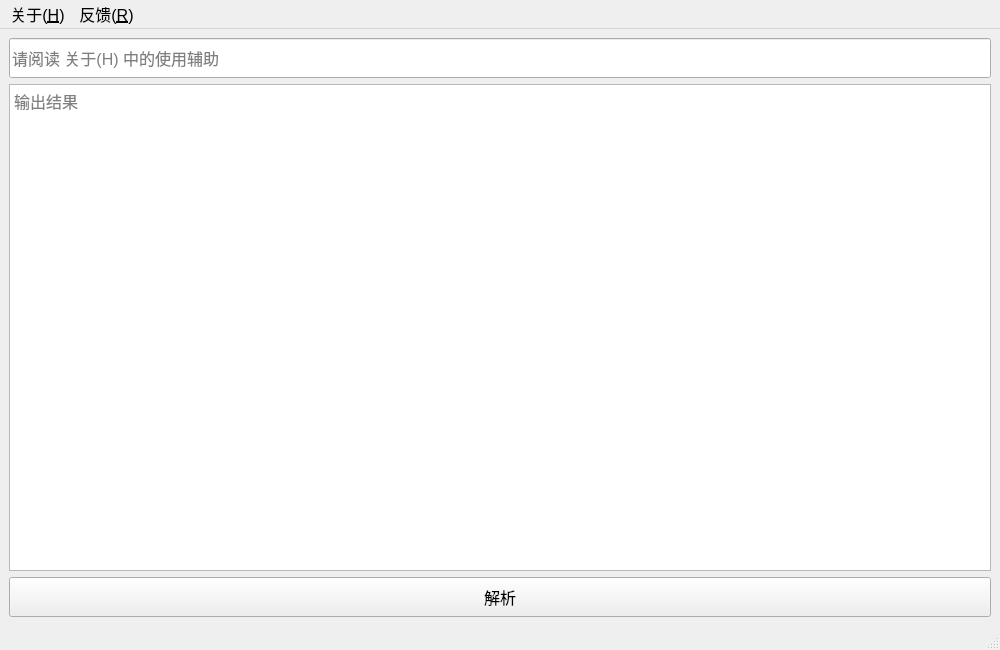
<?xml version="1.0" encoding="UTF-8"?>
<ui version="4.0">
 <class>MainWindow</class>
 <widget class="QMainWindow" name="MainWindow">
  <property name="geometry">
   <rect>
    <x>0</x>
    <y>0</y>
    <width>1000</width>
    <height>650</height>
   </rect>
  </property>
  <property name="minimumSize">
   <size>
    <width>1000</width>
    <height>650</height>
   </size>
  </property>
  <property name="font">
   <font>
    <family>Arial</family>
    <pointsize>12</pointsize>
   </font>
  </property>
  <property name="windowTitle">
   <string>化学反应解析器</string>
  </property>
  <widget class="QWidget" name="centralwidget">
   <layout class="QVBoxLayout" name="verticalLayout">
    <item>
     <widget class="QLineEdit" name="lineEdit">
      <property name="minimumSize">
       <size>
        <width>0</width>
        <height>40</height>
       </size>
      </property>
      <property name="font">
       <font>
        <family>Arial</family>
        <pointsize>12</pointsize>
       </font>
      </property>
      <property name="toolTip">
       <string notr="true"/>
      </property>
      <property name="placeholderText">
       <string>请阅读 关于(H) 中的使用辅助</string>
      </property>
     </widget>
    </item>
    <item>
     <widget class="QPlainTextEdit" name="plainTextEdit">
      <property name="enabled">
       <bool>true</bool>
      </property>
      <property name="font">
       <font>
        <family>Arial</family>
        <pointsize>12</pointsize>
       </font>
      </property>
      <property name="toolTip">
       <string notr="true"/>
      </property>
      <property name="readOnly">
       <bool>true</bool>
      </property>
      <property name="placeholderText">
       <string>输出结果</string>
      </property>
     </widget>
    </item>
    <item>
     <widget class="QPushButton" name="pushButton">
      <property name="minimumSize">
       <size>
        <width>0</width>
        <height>40</height>
       </size>
      </property>
      <property name="font">
       <font>
        <family>Arial</family>
        <pointsize>12</pointsize>
       </font>
      </property>
      <property name="cursor">
       <cursorShape>PointingHandCursor</cursorShape>
      </property>
      <property name="text">
       <string>解析</string>
      </property>
     </widget>
    </item>
   </layout>
  </widget>
  <widget class="QStatusBar" name="statusBar"/>
  <widget class="QMenuBar" name="menuBar">
   <property name="geometry">
    <rect>
     <x>0</x>
     <y>0</y>
     <width>1000</width>
     <height>18</height>
    </rect>
   </property>
   <widget class="QMenu" name="menu_H">
    <property name="title">
     <string>关于(&amp;H)</string>
    </property>
    <addaction name="action_H"/>
    <addaction name="separator"/>
    <addaction name="action_D"/>
    <addaction name="action_Qt"/>
    <addaction name="action_this"/>
   </widget>
   <widget class="QMenu" name="menu_R">
    <property name="title">
     <string>反馈(&amp;R)</string>
    </property>
    <addaction name="action_github"/>
    <addaction name="action_bug"/>
   </widget>
   <addaction name="menu_H"/>
   <addaction name="menu_R"/>
  </widget>
  <action name="action_github">
   <property name="checkable">
    <bool>false</bool>
   </property>
   <property name="text">
    <string>源代码获取</string>
   </property>
  </action>
  <action name="action_bug">
   <property name="text">
    <string>报告bug</string>
   </property>
  </action>
  <action name="action_H">
   <property name="text">
    <string>使用辅助</string>
   </property>
  </action>
  <action name="action_D">
   <property name="text">
    <string>关于开发</string>
   </property>
  </action>
  <action name="action_Qt">
   <property name="text">
    <string>关于Qt</string>
   </property>
  </action>
  <action name="action_this">
   <property name="text">
    <string>关于解析器</string>
   </property>
  </action>
 </widget>
 <resources/>
 <connections/>
</ui>
